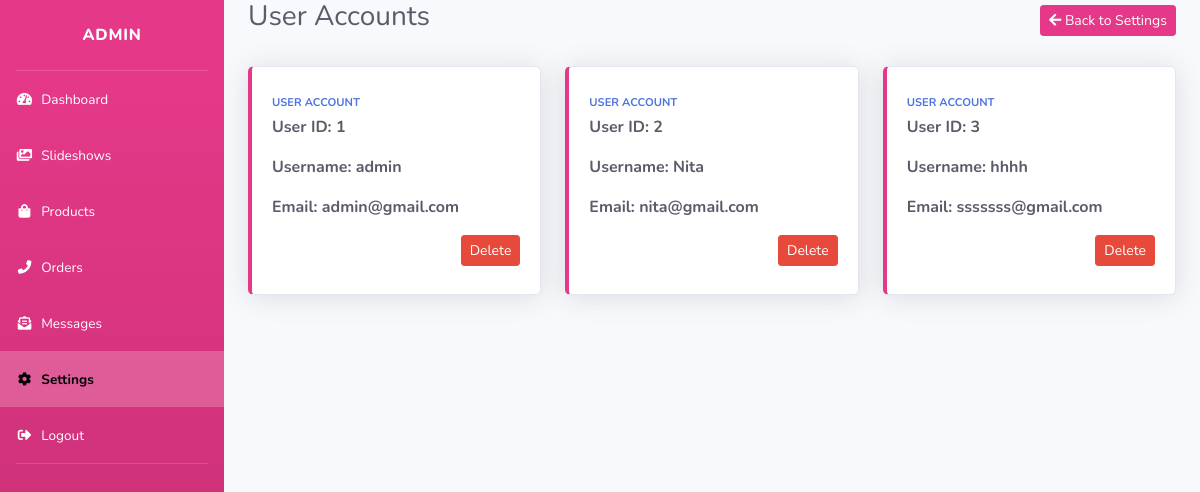
Screenshot of /admin/users_accounts.php (signed in) with the database file from the repository.
### tables this page shows
CREATE TABLE `users` (
  `id` int(100) NOT NULL,
  `name` varchar(20) NOT NULL,
  `email` varchar(50) NOT NULL,
  `password` varchar(50) NOT NULL
);

### admin/users_accounts.php (the view, shortened to what this page needs)
<?php
include '../components/connect.php';
?>
<!DOCTYPE html>
<html lang="en">
<?php include "include/head.php" ?>
<body id="page-top">
<div id="wrapper">
    <ul class="navbar-nav bg-gradient-primary sidebar sidebar-dark accordion" id="accordionSidebar">
        <a class="sidebar-brand d-flex align-items-center justify-content-center" href="index.php">
            <div class="sidebar-brand-text mx-3">Admin</div>
        </a>
        <hr class="sidebar-divider my-0">
        <?php include "include/nav.php" ?>
        <hr class="sidebar-divider">
    </ul>
    <div id="content-wrapper" class="d-flex flex-column">
        <div id="content">
            <div class="container-fluid">
                <section class="accounts">
                    <div class="d-flex justify-content-between align-items-center mb-4">
                        <h1 class="h3 text-gray-800">User Accounts</h1>
                        <a href="settings.php" class="btn btn-primary btn-sm">
                            <i class="fas fa-arrow-left me-1"></i> Back to Settings
                        </a>
                    </div>
                    <div class="row">
                        <?php
                        $select_accounts = $conn->prepare("SELECT * FROM `users`");
                        $select_accounts->execute();
                        if($select_accounts->rowCount() > 0){
                            while($fetch_accounts = $select_accounts->fetch(PDO::FETCH_ASSOC)){
                                ?>
                                <div class="col-xl-4 col-md-6 mb-4">
                                    <div class="card border-left-primary shadow h-100 py-2">
                                        <div class="card-body">
                                            <div class="text-xs font-weight-bold text-primary text-uppercase mb-1">
                                                User Account
                                            </div>
                                            <div class="mb-0 font-weight-bold text-gray-800">
                                                <p>User ID: <span><?= $fetch_accounts['id']; ?></span></p>
                                                <p>Username: <span><?= $fetch_accounts['name']; ?></span></p>
                                                <p>Email: <span><?= $fetch_accounts['email']; ?></span></p>
                                                <div class="d-flex justify-content-end mt-3">
                                                    <a href="users_accounts.php?delete=<?= $fetch_accounts['id']; ?>"
                                                       onclick="return confirm('delete this account? the user related information will also be delete!')"
                                                       class="btn btn-danger btn-sm">Delete</a>
                                                </div>
                                            </div>
                                        </div>
                                    </div>
                                </div>
                                <?php
                            }
                        }else{
                            echo '<div class="col-12"><div class="card"><div class="card-body"><p class="text-center mb-0">No accounts available!</p></div></div></div>';
                        }
                        ?>
                    </div>
                </section>
            </div>
        </div>
    </div>
</div>
</body>
</html>

### admin/include/head.php (style rules this page uses)
.bg-gradient-primary { background-color: #E53888 !important; background-image: linear-gradient(180deg, #E53888 10%, #C02D6F 100%) !important; }
.sidebar-brand-text, .nav-link, .nav-link i { color: #fff !important; }
.btn-primary { background-color: #E53888 !important; border-color: #E53888 !important; }
.border-left-primary { border-left: 0.25rem solid #E53888 !important; }

### rows the page displays
users: id "1", name "admin", email "admin@gmail.com"
users: id "2", name "Nita", email "nita@gmail.com"
users: id "3", name "hhhh", email "sssssss@gmail.com"
